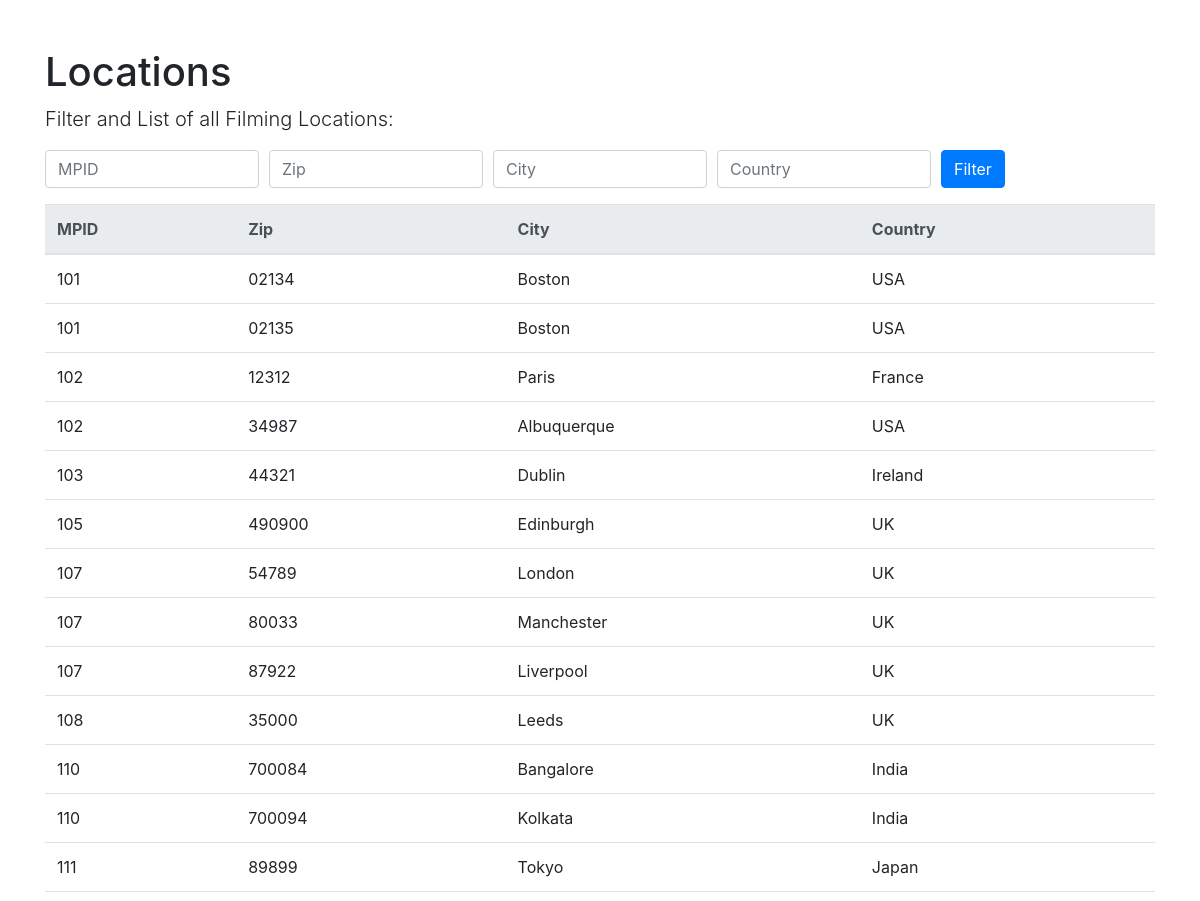
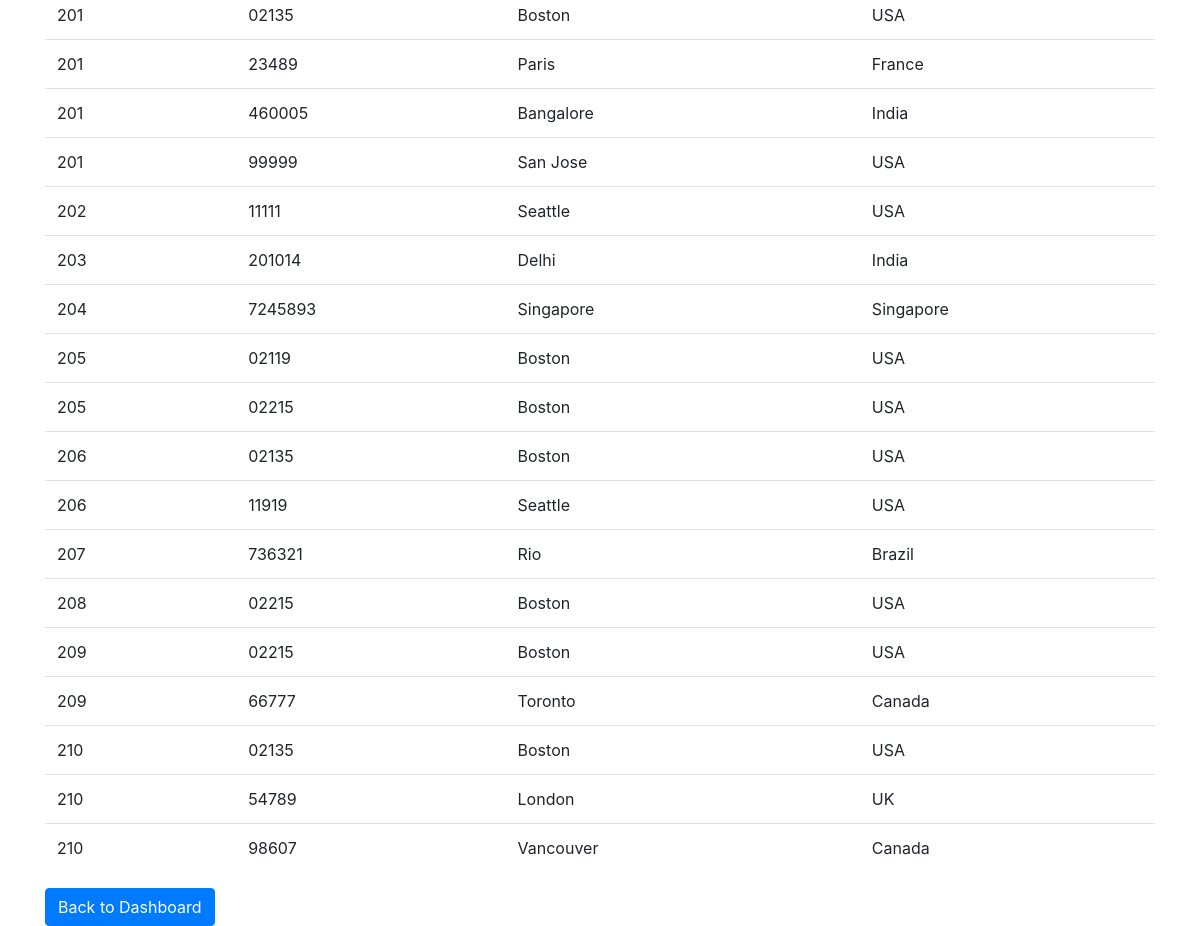
The page /location.php on the database its author committed (2 pictures, top to bottom).
### tables this page shows
CREATE TABLE `Location` (
  `mpid` int(20) NOT NULL,
  `zip` varchar(20) NOT NULL,
  `city` varchar(255) DEFAULT NULL,
  `country` varchar(255) DEFAULT NULL
);

### location.php (the view, shortened to what this page needs)
<!DOCTYPE html>
<html lang="en">
<head>
    <link rel="stylesheet" href="https://stackpath.bootstrapcdn.com/bootstrap/4.3.1/css/bootstrap.min.css">
</head>
<body>
    <div class="container">
        <h1 class="mt-5">Locations</h1>
        <p class="lead">Filter and List of all Filming Locations:</p>
        <form method="post" action="locations.php" class="mb-3">
            <div class="form-row">
                <div class="col">
                    <input type="text" class="form-control" name="filterMPID" placeholder="MPID">
                </div>
                <div class="col">
                    <input type="text" class="form-control" name="filterZip" placeholder="Zip">
                </div>
                <div class="col">
                    <input type="text" class="form-control" name="filterCity" placeholder="City">
                </div>
                <div class="col">
                    <input type="text" class="form-control" name="filterCountry" placeholder="Country">
                </div>
                <div class="col">
                    <button type="submit" class="btn btn-primary">Filter</button>
                </div>
            </div>
        </form>
        <table class="table">
            <thead class="thead-light">
                <tr>
                    <th>MPID</th>
                    <th>Zip</th>
                    <th>City</th>
                    <th>Country</th>
                </tr>
            </thead>
            <tbody>
                <?php
                $servername = "localhost";
                $username = "root";
                $password = "";
                $dbname = "COSI127b";
                try {
                    $conn = new PDO("mysql:host=$servername;dbname=$dbname", $username, $password);
                    $conn->setAttribute(PDO::ATTR_ERRMODE, PDO::ERRMODE_EXCEPTION);
                    $sql = "SELECT mpid, zip, city, country FROM Location WHERE 1 = 1";
                    $stmt = $conn->prepare($sql);
                    $stmt->execute();
                    $results = $stmt->fetchAll(PDO::FETCH_ASSOC);
                    foreach ($results as $row) {
                        echo "<tr>
                                <td>".htmlspecialchars($row['mpid'])."</td>
                                <td>".htmlspecialchars($row['zip'])."</td>
                                <td>".htmlspecialchars($row['city'])."</td>
                                <td>".htmlspecialchars($row['country'])."</td>
                              </tr>";
                    }
                } catch(PDOException $e) {
                    echo "Error: " . $e->getMessage();
                }
                ?>
            </tbody>
        </table>
        <a href="index.php" class="btn btn-primary">Back to Dashboard</a>
    </div>
</body>
</html>

### rows shown on the page
location: mpid "101", zip "02134", city "Boston", country "USA"
location: mpid "101", zip "02135", city "Boston", country "USA"
location: mpid "102", zip "12312", city "Paris", country "France"
location: mpid "102", zip "34987", city "Albuquerque", country "USA"
location: mpid "103", zip "44321", city "Dublin", country "Ireland"
location: mpid "105", zip "490900", city "Edinburgh", country "UK"
location: mpid "107", zip "54789", city "London", country "UK"
location: mpid "107", zip "80033", city "Manchester", country "UK"
location: mpid "107", zip "87922", city "Liverpool", country "UK"
location: mpid "108", zip "35000", city "Leeds", country "UK"
location: mpid "110", zip "700084", city "Bangalore", country "India"
location: mpid "110", zip "700094", city "Kolkata", country "India"
location: mpid "111", zip "89899", city "Tokyo", country "Japan"
location: mpid "201", zip "02135", city "Boston", country "USA"
location: mpid "201", zip "23489", city "Paris", country "France"
location: mpid "201", zip "460005", city "Bangalore", country "India"
location: mpid "201", zip "99999", city "San Jose", country "USA"
location: mpid "202", zip "11111", city "Seattle", country "USA"
location: mpid "203", zip "201014", city "Delhi", country "India"
location: mpid "204", zip "7245893", city "Singapore", country "Singapore"
location: mpid "205", zip "02119", city "Boston", country "USA"
location: mpid "205", zip "02215", city "Boston", country "USA"
location: mpid "206", zip "02135", city "Boston", country "USA"
location: mpid "206", zip "11919", city "Seattle", country "USA"
location: mpid "207", zip "736321", city "Rio", country "Brazil"
location: mpid "208", zip "02215", city "Boston", country "USA"
location: mpid "209", zip "02215", city "Boston", country "USA"
location: mpid "209", zip "66777", city "Toronto", country "Canada"
location: mpid "210", zip "02135", city "Boston", country "USA"
location: mpid "210", zip "54789", city "London", country "UK"
location: mpid "210", zip "98607", city "Vancouver", country "Canada"
